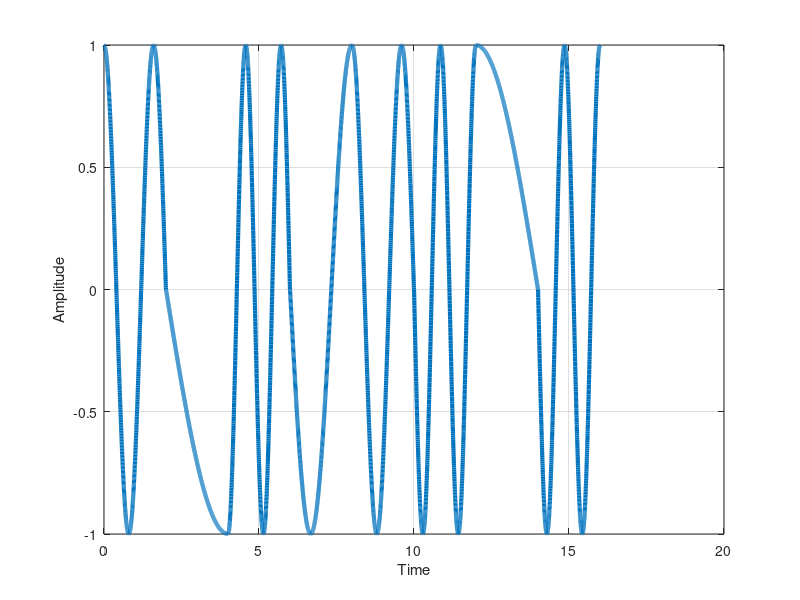

Reproduce this figure in MATLAB.
T_b = 1;            % bit interval
h = 2;              % number of bits per symbol
T = h*T_b;          % symbol interval
binary_seq = [1 1 0 0 1 0 0 1 1 1 1 0 0 0 1 0];
num_of_Xks = length(binary_seq)/h;
resolution = 1000;  % number of data points for a smooth plot
t = linspace(0,T,resolution);

% genrating X_k s
X_ks = zeros(1,num_of_Xks);
k = 1;
for index = 1:h:length(binary_seq) %initVal:step:endVal
    if binary_seq(index) == 0 && binary_seq(index +1) == 0
        X_ks(k) = -3;
    elseif binary_seq(index) == 0 && binary_seq(index +1) == 1
        X_ks(k) = -1;
    elseif binary_seq(index) == 1 && binary_seq(index +1) == 1
        X_ks(k) = +1;
    elseif binary_seq(index) == 1 && binary_seq(index +1) == 0
        X_ks(k) = +3;
    end
    k = k +1;
end

QMSK = zeros(num_of_Xks, resolution);
% generating quaternary MSK waveform
for n = 0:(num_of_Xks-1)
    t = linspace(n*T, (n+1)*T, resolution);
    phase = (pi/2)*sum(X_ks(1:n)) + (pi/2)*X_ks(n+1)*(t/T -n);
    QMSK(n+1,:) = sqrt(2/T)*cos(2*pi*t/T + phase);
end
QMSK = reshape(QMSK',1,[]); % pre-processing for plotting
plot(linspace(0,num_of_Xks*T, length(QMSK)), QMSK, 'LineWidth',3);
grid on; xlabel('Time'); ylabel('Amplitude')
